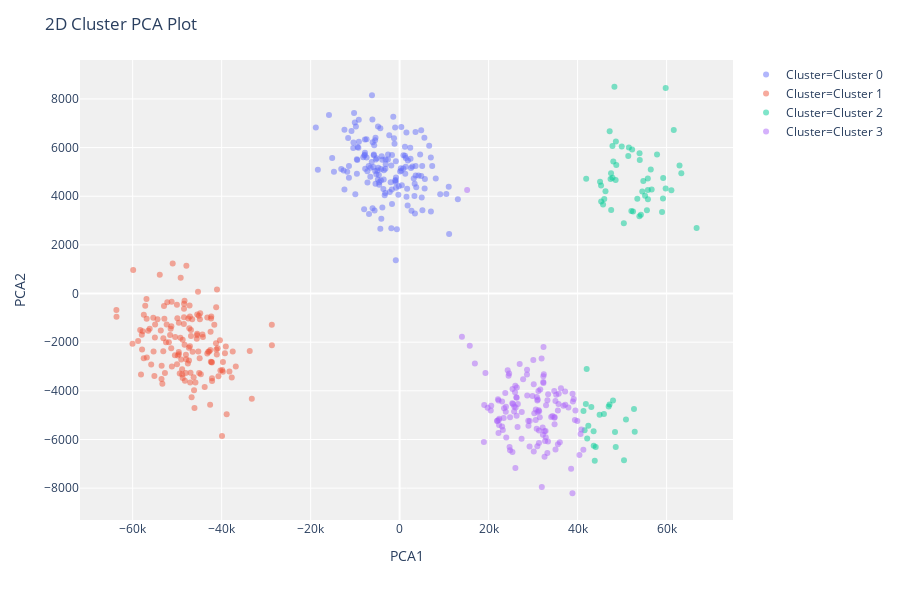

The code cell stored with this chart in its notebook:
### Code cell
plot_model(kmeans)

### Figure 1 — Plotly figure (JSON) as saved in the notebook; plotly's stock layout.template omitted (floating-point values rounded to 4 significant figures; data arrays with more than 128 entries replaced by an {"elided": "..."} marker saying what was removed)
{"data": [{"customdata": {"elided": "156x1 int values"}, "hoverlabel": {"namelength": 0}, "hovertemplate": "Cluster=Cluster 0<br>PCA1=%{x}<br>PCA2=%{y}<br>Feature=%{customdata[0]}", "legendgroup": "Cluster=Cluster 0", "marker": {"color": "#636efa", "opacity": 0.5, "symbol": "circle"}, "mode": "markers", "name": "Cluster=Cluster 0", "showlegend": true, "textposition": "top center", "type": "scatter", "x": {"elided": "156 float values"}, "xaxis": "x", "y": {"elided": "156 float values"}, "yaxis": "y"}, {"customdata": {"elided": "147x1 int values"}, "hoverlabel": {"namelength": 0}, "hovertemplate": "Cluster=Cluster 1<br>PCA1=%{x}<br>PCA2=%{y}<br>Feature=%{customdata[0]}", "legendgroup": "Cluster=Cluster 1", "marker": {"color": "#EF553B", "opacity": 0.5, "symbol": "circle"}, "mode": "markers", "name": "Cluster=Cluster 1", "showlegend": true, "textposition": "top center", "type": "scatter", "x": {"elided": "147 float values"}, "xaxis": "x", "y": {"elided": "147 float values"}, "yaxis": "y"}, {"customdata": [[56], [30], [25], [61], [88], [37], [35], [85], [85], [88], [59], [90], [33], [62], [59], [91], [33], [87], [26], [88], [24], [91], [86], [36], [87], [33], [59], [29], [59], [57], [40], [42], [89], [93], [17], [24], [34], [90], [20], [92], [84], [59], [61], [67], [82], [94], [28], [36], [91], [34], [77], [63], [35], [21], [86], [56], [83], [28], [59], [83], [83], [58], [91], [29], [61], [84], [34], [33], [55], [88], [91], [91]], "hoverlabel": {"namelength": 0}, "hovertemplate": "Cluster=Cluster 2<br>PCA1=%{x}<br>PCA2=%{y}<br>Feature=%{customdata[0]}", "legendgroup": "Cluster=Cluster 2", "marker": {"color": "#00cc96", "opacity": 0.5, "symbol": "circle"}, "mode": "markers", "name": "Cluster=Cluster 2", "showlegend": true, "textposition": "top center", "type": "scatter", "x": [48600.0, 44070.0, 48700.0, 53900.0, 52840.0, 43080.0, 50870.0, 54540.0, 52470.0, 47550.0, 47420.0, 52090.0, 50400.0, 47960.0, 47180.0, 47520.0, 55780.0, 44950.0, 41860.0, 61620.0, 54230.0, 45050.0, 46990.0, 49920.0, 47840.0, 61090.0, 48580.0, 45280.0, 52680.0, 45730.0, 48280.0, 55800.0, 41930.0, 59800.0, 59240.0, 43860.0, 59800.0, 50430.0, 46270.0, 56450.0, 52260.0, 43600.0, 53980.0, 58980.0, 47840.0, 41580.0, 48410.0, 45920.0, 57860.0, 55810.0, 51400.0, 48030.0, 42050.0, 56650.0, 53420.0, 59200.0, 66750.0, 53920.0, 42160.0, 45300.0, 55170.0, 47210.0, 63320.0, 43630.0, 48550.0, 51530.0, 41330.0, 42410.0, 62910.0, 54780.0, 55590.0, 46000.0], "xaxis": "x", "y": [6250.0, -6308.0, 5282.0, 3177.0, -5678.0, -4661.0, -5178.0, 4194.0, 3372.0, 3438.0, 4709.0, 3388.0, 2891.0, -4397.0, -4558.0, 4942.0, 4732.0, -4986.0, -4543.0, 6726.0, 3238.0, 4591.0, -4647.0, 6049.0, 6060.0, 4244.0, -6305.0, 4437.0, -4749.0, 3658.0, 8500.0, 4253.0, 4718.0, 4316.0, 4745.0, -6877.0, 8450.0, -6854.0, 4207.0, 5101.0, 5916.0, -5657.0, 5488.0, 3351.0, 4758.0, -5616.0, -5694.0, -4954.0, 5718.0, 3879.0, 5657.0, 5422.0, -3106.0, 4271.0, 3894.0, 3904.0, 2693.0, 5766.0, -5954.0, 3778.0, 4017.0, 6674.0, 4946.0, -6255.0, 4668.0, 6007.0, -4824.0, -5432.0, 5261.0, 4630.0, 3427.0, 3884.0], "yaxis": "y"}, {"customdata": {"elided": "130x1 int values"}, "hoverlabel": {"namelength": 0}, "hovertemplate": "Cluster=Cluster 3<br>PCA1=%{x}<br>PCA2=%{y}<br>Feature=%{customdata[0]}", "legendgroup": "Cluster=Cluster 3", "marker": {"color": "#ab63fa", "opacity": 0.5, "symbol": "circle"}, "mode": "markers", "name": "Cluster=Cluster 3", "showlegend": true, "textposition": "top center", "type": "scatter", "x": {"elided": "130 float values"}, "xaxis": "x", "y": {"elided": "130 float values"}, "yaxis": "y"}], "layout": {"height": 600, "legend": {"tracegroupgap": 0}, "margin": {"t": 60}, "plot_bgcolor": "rgb(240,240,240)", "title": {"text": "2D Cluster PCA Plot"}, "xaxis": {"anchor": "y", "domain": [0, 1], "title": {"text": "PCA1"}}, "yaxis": {"anchor": "x", "domain": [0, 1], "title": {"text": "PCA2"}}}}
